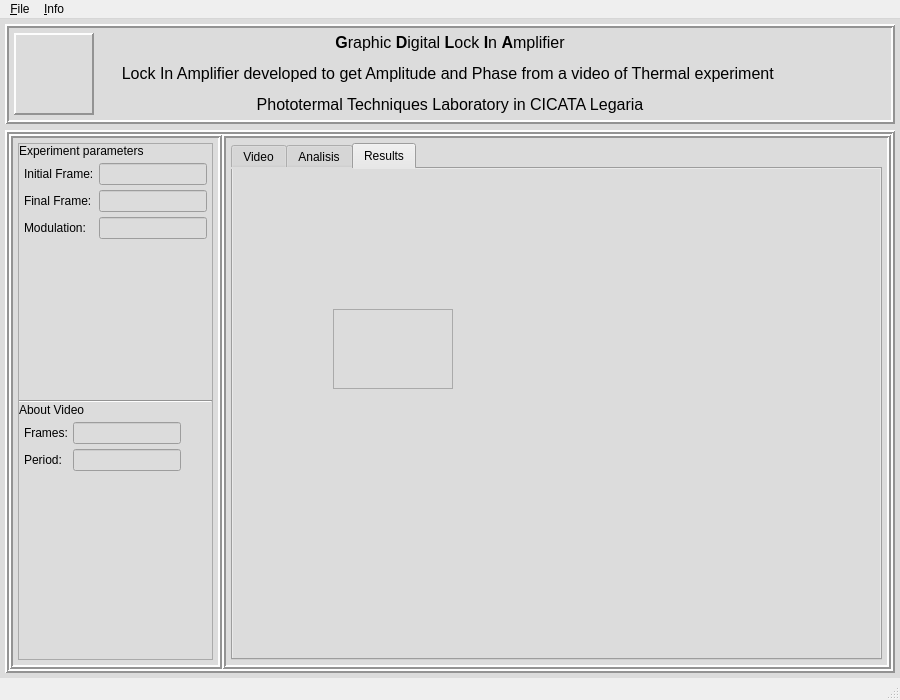
<?xml version="1.0" encoding="UTF-8"?>
<ui version="4.0">
 <class>MainWindow</class>
 <widget class="QMainWindow" name="MainWindow">
  <property name="geometry">
   <rect>
    <x>0</x>
    <y>0</y>
    <width>900</width>
    <height>700</height>
   </rect>
  </property>
  <property name="minimumSize">
   <size>
    <width>900</width>
    <height>700</height>
   </size>
  </property>
  <property name="maximumSize">
   <size>
    <width>1200</width>
    <height>1024</height>
   </size>
  </property>
  <property name="windowTitle">
   <string>MainWindow</string>
  </property>
  <property name="styleSheet">
   <string notr="true">background-colo:rgb(220, 220, 220)</string>
  </property>
  <widget class="QWidget" name="centralwidget">
   <property name="sizePolicy">
    <sizepolicy hsizetype="Fixed" vsizetype="Fixed">
     <horstretch>0</horstretch>
     <verstretch>0</verstretch>
    </sizepolicy>
   </property>
   <property name="styleSheet">
    <string notr="true">background-color: rgb(220, 220, 220);</string>
   </property>
   <layout class="QGridLayout" name="gridLayout">
    <property name="sizeConstraint">
     <enum>QLayout::SetMinimumSize</enum>
    </property>
    <property name="leftMargin">
     <number>5</number>
    </property>
    <property name="topMargin">
     <number>5</number>
    </property>
    <property name="rightMargin">
     <number>5</number>
    </property>
    <property name="bottomMargin">
     <number>5</number>
    </property>
    <item row="0" column="0">
     <widget class="QFrame" name="header_layout">
      <property name="minimumSize">
       <size>
        <width>0</width>
        <height>100</height>
       </size>
      </property>
      <property name="maximumSize">
       <size>
        <width>16777215</width>
        <height>120</height>
       </size>
      </property>
      <property name="frameShape">
       <enum>QFrame::Box</enum>
      </property>
      <property name="frameShadow">
       <enum>QFrame::Raised</enum>
      </property>
      <property name="lineWidth">
       <number>2</number>
      </property>
      <layout class="QHBoxLayout" name="horizontalLayout">
       <property name="spacing">
        <number>5</number>
       </property>
       <property name="leftMargin">
        <number>5</number>
       </property>
       <property name="topMargin">
        <number>5</number>
       </property>
       <property name="rightMargin">
        <number>5</number>
       </property>
       <property name="bottomMargin">
        <number>5</number>
       </property>
       <item>
        <widget class="QLabel" name="header_logo_ipn">
         <property name="sizePolicy">
          <sizepolicy hsizetype="Fixed" vsizetype="Fixed">
           <horstretch>0</horstretch>
           <verstretch>0</verstretch>
          </sizepolicy>
         </property>
         <property name="maximumSize">
          <size>
           <width>80</width>
           <height>100</height>
          </size>
         </property>
         <property name="styleSheet">
          <string notr="true">border-image: url(:/cct/LOGO POLI PANTONE 222 C.png);</string>
         </property>
         <property name="frameShape">
          <enum>QFrame::Panel</enum>
         </property>
         <property name="frameShadow">
          <enum>QFrame::Raised</enum>
         </property>
         <property name="lineWidth">
          <number>2</number>
         </property>
         <property name="text">
          <string/>
         </property>
        </widget>
       </item>
       <item>
        <widget class="QLabel" name="header_title">
         <property name="sizePolicy">
          <sizepolicy hsizetype="Preferred" vsizetype="Maximum">
           <horstretch>0</horstretch>
           <verstretch>0</verstretch>
          </sizepolicy>
         </property>
         <property name="maximumSize">
          <size>
           <width>16777215</width>
           <height>100</height>
          </size>
         </property>
         <property name="text">
          <string>&lt;html&gt;&lt;head/&gt;&lt;body&gt;&lt;p align=&quot;center&quot;&gt;&lt;span style=&quot; font-size:12pt; font-weight:700;&quot;&gt;G&lt;/span&gt;&lt;span style=&quot; font-size:12pt;&quot;&gt;raphic &lt;/span&gt;&lt;span style=&quot; font-size:12pt; font-weight:700;&quot;&gt;D&lt;/span&gt;&lt;span style=&quot; font-size:12pt;&quot;&gt;igital &lt;/span&gt;&lt;span style=&quot; font-size:12pt; font-weight:700;&quot;&gt;L&lt;/span&gt;&lt;span style=&quot; font-size:12pt;&quot;&gt;ock &lt;/span&gt;&lt;span style=&quot; font-size:12pt; font-weight:700;&quot;&gt;I&lt;/span&gt;&lt;span style=&quot; font-size:12pt;&quot;&gt;n &lt;/span&gt;&lt;span style=&quot; font-size:12pt; font-weight:700;&quot;&gt;A&lt;/span&gt;&lt;span style=&quot; font-size:12pt;&quot;&gt;mplifier&lt;/span&gt;&lt;/p&gt;&lt;p align=&quot;center&quot;&gt;&lt;span style=&quot; font-size:12pt;&quot;&gt;Lock In Amplifier developed to get Amplitude and Phase from a video of Thermal experiment &lt;/span&gt;&lt;/p&gt;&lt;p align=&quot;center&quot;&gt;&lt;span style=&quot; font-size:12pt;&quot;&gt;Phototermal Techniques Laboratory in CICATA Legaria&lt;/span&gt;&lt;/p&gt;&lt;/body&gt;&lt;/html&gt;</string>
         </property>
        </widget>
       </item>
       <item>
        <widget class="QLabel" name="header_logo_cicata">
         <property name="sizePolicy">
          <sizepolicy hsizetype="Maximum" vsizetype="Maximum">
           <horstretch>0</horstretch>
           <verstretch>0</verstretch>
          </sizepolicy>
         </property>
         <property name="maximumSize">
          <size>
           <width>80</width>
           <height>100</height>
          </size>
         </property>
         <property name="styleSheet">
          <string notr="true">border-image: url(:/cct/IPN_CICATA.png);</string>
         </property>
         <property name="text">
          <string/>
         </property>
        </widget>
       </item>
      </layout>
     </widget>
    </item>
    <item row="1" column="0">
     <widget class="QFrame" name="body_layout">
      <property name="frameShape">
       <enum>QFrame::Box</enum>
      </property>
      <property name="frameShadow">
       <enum>QFrame::Raised</enum>
      </property>
      <property name="lineWidth">
       <number>2</number>
      </property>
      <layout class="QHBoxLayout" name="horizontalLayout_2" stretch="0,0">
       <property name="spacing">
        <number>0</number>
       </property>
       <property name="leftMargin">
        <number>0</number>
       </property>
       <property name="topMargin">
        <number>0</number>
       </property>
       <property name="rightMargin">
        <number>0</number>
       </property>
       <property name="bottomMargin">
        <number>0</number>
       </property>
       <item>
        <widget class="QFrame" name="data_left">
         <property name="frameShape">
          <enum>QFrame::Box</enum>
         </property>
         <property name="frameShadow">
          <enum>QFrame::Raised</enum>
         </property>
         <property name="lineWidth">
          <number>2</number>
         </property>
         <layout class="QVBoxLayout" name="verticalLayout_2" stretch="0">
          <property name="spacing">
           <number>5</number>
          </property>
          <property name="leftMargin">
           <number>5</number>
          </property>
          <property name="topMargin">
           <number>5</number>
          </property>
          <property name="rightMargin">
           <number>5</number>
          </property>
          <property name="bottomMargin">
           <number>5</number>
          </property>
          <item>
           <widget class="QFrame" name="frame_2">
            <property name="frameShape">
             <enum>QFrame::StyledPanel</enum>
            </property>
            <property name="frameShadow">
             <enum>QFrame::Raised</enum>
            </property>
            <layout class="QVBoxLayout" name="verticalLayout_5">
             <property name="spacing">
              <number>0</number>
             </property>
             <property name="leftMargin">
              <number>0</number>
             </property>
             <property name="topMargin">
              <number>0</number>
             </property>
             <property name="rightMargin">
              <number>0</number>
             </property>
             <property name="bottomMargin">
              <number>0</number>
             </property>
             <item>
              <widget class="QLabel" name="label_3">
               <property name="sizePolicy">
                <sizepolicy hsizetype="Preferred" vsizetype="Fixed">
                 <horstretch>0</horstretch>
                 <verstretch>0</verstretch>
                </sizepolicy>
               </property>
               <property name="text">
                <string>Experiment parameters</string>
               </property>
               <property name="wordWrap">
                <bool>false</bool>
               </property>
              </widget>
             </item>
             <item>
              <layout class="QFormLayout" name="formLayout_2">
               <property name="sizeConstraint">
                <enum>QLayout::SetFixedSize</enum>
               </property>
               <property name="fieldGrowthPolicy">
                <enum>QFormLayout::ExpandingFieldsGrow</enum>
               </property>
               <property name="rowWrapPolicy">
                <enum>QFormLayout::WrapLongRows</enum>
               </property>
               <property name="horizontalSpacing">
                <number>5</number>
               </property>
               <property name="verticalSpacing">
                <number>5</number>
               </property>
               <property name="leftMargin">
                <number>5</number>
               </property>
               <property name="topMargin">
                <number>5</number>
               </property>
               <property name="rightMargin">
                <number>5</number>
               </property>
               <property name="bottomMargin">
                <number>5</number>
               </property>
               <item row="0" column="0">
                <widget class="QLabel" name="initialFrameLabel">
                 <property name="text">
                  <string>Initial Frame:</string>
                 </property>
                </widget>
               </item>
               <item row="0" column="1">
                <widget class="QLineEdit" name="initialFrameLineEdit">
                 <property name="sizePolicy">
                  <sizepolicy hsizetype="Fixed" vsizetype="Fixed">
                   <horstretch>0</horstretch>
                   <verstretch>0</verstretch>
                  </sizepolicy>
                 </property>
                </widget>
               </item>
               <item row="1" column="0">
                <widget class="QLabel" name="finalFrameLabel">
                 <property name="text">
                  <string>Final Frame:</string>
                 </property>
                </widget>
               </item>
               <item row="1" column="1">
                <widget class="QLineEdit" name="finalFrameLineEdit">
                 <property name="sizePolicy">
                  <sizepolicy hsizetype="Fixed" vsizetype="Fixed">
                   <horstretch>0</horstretch>
                   <verstretch>0</verstretch>
                  </sizepolicy>
                 </property>
                </widget>
               </item>
               <item row="2" column="0">
                <widget class="QLabel" name="modulationLabel">
                 <property name="text">
                  <string>Modulation:</string>
                 </property>
                </widget>
               </item>
               <item row="2" column="1">
                <widget class="QLineEdit" name="modulationLineEdit">
                 <property name="sizePolicy">
                  <sizepolicy hsizetype="Fixed" vsizetype="Fixed">
                   <horstretch>0</horstretch>
                   <verstretch>0</verstretch>
                  </sizepolicy>
                 </property>
                </widget>
               </item>
              </layout>
             </item>
             <item>
              <widget class="Line" name="line">
               <property name="orientation">
                <enum>Qt::Horizontal</enum>
               </property>
              </widget>
             </item>
             <item>
              <widget class="QLabel" name="label">
               <property name="sizePolicy">
                <sizepolicy hsizetype="Preferred" vsizetype="Fixed">
                 <horstretch>0</horstretch>
                 <verstretch>0</verstretch>
                </sizepolicy>
               </property>
               <property name="text">
                <string>About Video</string>
               </property>
              </widget>
             </item>
             <item>
              <layout class="QFormLayout" name="formLayout_3">
               <property name="sizeConstraint">
                <enum>QLayout::SetFixedSize</enum>
               </property>
               <property name="fieldGrowthPolicy">
                <enum>QFormLayout::ExpandingFieldsGrow</enum>
               </property>
               <property name="rowWrapPolicy">
                <enum>QFormLayout::WrapLongRows</enum>
               </property>
               <property name="horizontalSpacing">
                <number>5</number>
               </property>
               <property name="verticalSpacing">
                <number>5</number>
               </property>
               <property name="leftMargin">
                <number>5</number>
               </property>
               <property name="topMargin">
                <number>5</number>
               </property>
               <property name="rightMargin">
                <number>5</number>
               </property>
               <property name="bottomMargin">
                <number>5</number>
               </property>
               <item row="0" column="0">
                <widget class="QLabel" name="framesLabel">
                 <property name="text">
                  <string>Frames:</string>
                 </property>
                </widget>
               </item>
               <item row="0" column="1">
                <widget class="QLineEdit" name="framesLineEdit">
                 <property name="sizePolicy">
                  <sizepolicy hsizetype="Fixed" vsizetype="Fixed">
                   <horstretch>0</horstretch>
                   <verstretch>0</verstretch>
                  </sizepolicy>
                 </property>
                </widget>
               </item>
               <item row="1" column="0">
                <widget class="QLabel" name="periodLabel">
                 <property name="text">
                  <string>Period:</string>
                 </property>
                </widget>
               </item>
               <item row="1" column="1">
                <widget class="QLineEdit" name="periodLineEdit">
                 <property name="sizePolicy">
                  <sizepolicy hsizetype="Fixed" vsizetype="Fixed">
                   <horstretch>0</horstretch>
                   <verstretch>0</verstretch>
                  </sizepolicy>
                 </property>
                </widget>
               </item>
              </layout>
             </item>
            </layout>
           </widget>
          </item>
         </layout>
        </widget>
       </item>
       <item>
        <widget class="QFrame" name="data_right">
         <property name="sizePolicy">
          <sizepolicy hsizetype="Expanding" vsizetype="Preferred">
           <horstretch>0</horstretch>
           <verstretch>0</verstretch>
          </sizepolicy>
         </property>
         <property name="frameShape">
          <enum>QFrame::Box</enum>
         </property>
         <property name="frameShadow">
          <enum>QFrame::Raised</enum>
         </property>
         <property name="lineWidth">
          <number>2</number>
         </property>
         <layout class="QVBoxLayout" name="verticalLayout_4">
          <property name="spacing">
           <number>5</number>
          </property>
          <property name="leftMargin">
           <number>5</number>
          </property>
          <property name="topMargin">
           <number>5</number>
          </property>
          <property name="rightMargin">
           <number>5</number>
          </property>
          <property name="bottomMargin">
           <number>5</number>
          </property>
          <item>
           <widget class="QTabWidget" name="tabGraphic">
            <property name="currentIndex">
             <number>2</number>
            </property>
            <widget class="QWidget" name="tabVideo">
             <attribute name="title">
              <string extracomment="En esta vista se muestra el video original de la medicion">Video</string>
             </attribute>
             <layout class="QHBoxLayout" name="horizontalLayout_4">
              <item>
               <widget class="QFrame" name="frame">
                <property name="frameShape">
                 <enum>QFrame::StyledPanel</enum>
                </property>
                <property name="frameShadow">
                 <enum>QFrame::Raised</enum>
                </property>
                <layout class="QHBoxLayout" name="horizontalLayout_3">
                 <property name="spacing">
                  <number>0</number>
                 </property>
                 <property name="leftMargin">
                  <number>0</number>
                 </property>
                 <property name="topMargin">
                  <number>0</number>
                 </property>
                 <property name="rightMargin">
                  <number>0</number>
                 </property>
                 <property name="bottomMargin">
                  <number>0</number>
                 </property>
                 <item>
                  <widget class="QGraphicsView" name="grapView_video">
                   <property name="frameShape">
                    <enum>QFrame::Box</enum>
                   </property>
                   <property name="frameShadow">
                    <enum>QFrame::Raised</enum>
                   </property>
                   <property name="lineWidth">
                    <number>2</number>
                   </property>
                  </widget>
                 </item>
                </layout>
               </widget>
              </item>
             </layout>
            </widget>
            <widget class="QWidget" name="tabAnalitic">
             <attribute name="title">
              <string>Analisis</string>
             </attribute>
            </widget>
            <widget class="QWidget" name="tabResults">
             <attribute name="title">
              <string>Results</string>
             </attribute>
             <widget class="QFrame" name="frame_3">
              <property name="geometry">
               <rect>
                <x>100</x>
                <y>140</y>
                <width>120</width>
                <height>80</height>
               </rect>
              </property>
              <property name="sizePolicy">
               <sizepolicy hsizetype="Expanding" vsizetype="Expanding">
                <horstretch>0</horstretch>
                <verstretch>0</verstretch>
               </sizepolicy>
              </property>
              <property name="frameShape">
               <enum>QFrame::StyledPanel</enum>
              </property>
              <property name="frameShadow">
               <enum>QFrame::Raised</enum>
              </property>
             </widget>
            </widget>
           </widget>
          </item>
         </layout>
        </widget>
       </item>
      </layout>
     </widget>
    </item>
   </layout>
  </widget>
  <widget class="QMenuBar" name="menubar">
   <property name="geometry">
    <rect>
     <x>0</x>
     <y>0</y>
     <width>900</width>
     <height>22</height>
    </rect>
   </property>
   <widget class="QMenu" name="menu_File">
    <property name="title">
     <string>&amp;File</string>
    </property>
    <addaction name="action_Open"/>
    <addaction name="action_Exit"/>
   </widget>
   <widget class="QMenu" name="menu_Info">
    <property name="title">
     <string>&amp;Info</string>
    </property>
    <addaction name="action_About"/>
   </widget>
   <addaction name="menu_File"/>
   <addaction name="menu_Info"/>
  </widget>
  <widget class="QStatusBar" name="statusbar"/>
  <action name="action_Open">
   <property name="icon">
    <iconset theme="folder-open">
     <normaloff>.</normaloff>.</iconset>
   </property>
   <property name="text">
    <string>&amp;Open</string>
   </property>
  </action>
  <action name="action_Exit">
   <property name="icon">
    <iconset resource="resources/logo_ipn.qrc">
     <normaloff>:/cct/exit.png</normaloff>:/cct/exit.png</iconset>
   </property>
   <property name="text">
    <string>&amp;Exit</string>
   </property>
  </action>
  <action name="action_About">
   <property name="text">
    <string>&amp;About</string>
   </property>
  </action>
 </widget>
 <resources>
  <include location="resources/logo_ipn.qrc"/>
 </resources>
 <connections/>
</ui>
